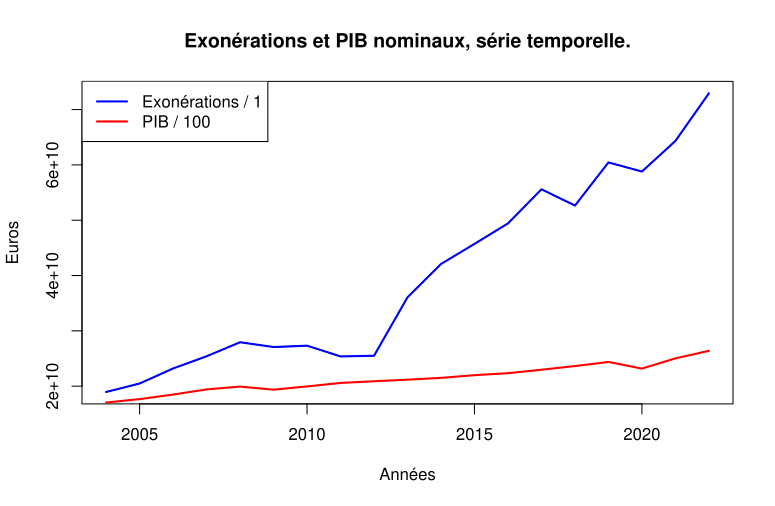

Write the R code that produced this figure.
setwd("C:/Users/thiba/Desktop/Cours/Modélisation Progra/Projet exo/Mémoire")

#pour récupérer exoRégionsAbs : exécuter la partie 'traitement de données'
#du code 'Régression sur les régions'
leTotal <- as.data.frame(exoRégionsAbs$Total)
leTotal <- leTotal[-20,]
années <- 2004:2022
new11 <- read.csv2("pib-france.csv")
new11 <- new11[1:19,-1]
new11 <- rev(new11)
new11 <- new11 * 10000

par(mfrow = c(1,1))
matplot(années, leTotal, type = "l", col = rgb(0, 0, 0, 1), lty = 1, 
        main = "Exonérations et PIB nominaux, série temporelle.", xlab = "Années", ylab = "Euros")
lines(années, new11, col = "red", lwd = 2)
lines(années, leTotal, col = "blue", lwd = 2)
legend("topleft", 
       legend = c( "Exonérations / 1", "PIB / 100"), 
       col = c("blue", "red"), 
       lwd = c(2, 2))
